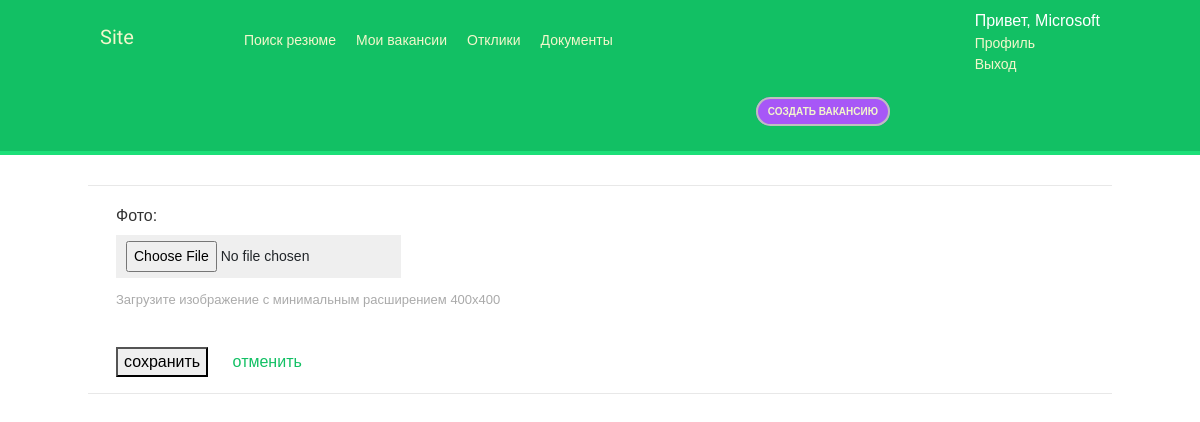
The page /profile_change_photo_new/ (signed in) on the database as committed earlier.
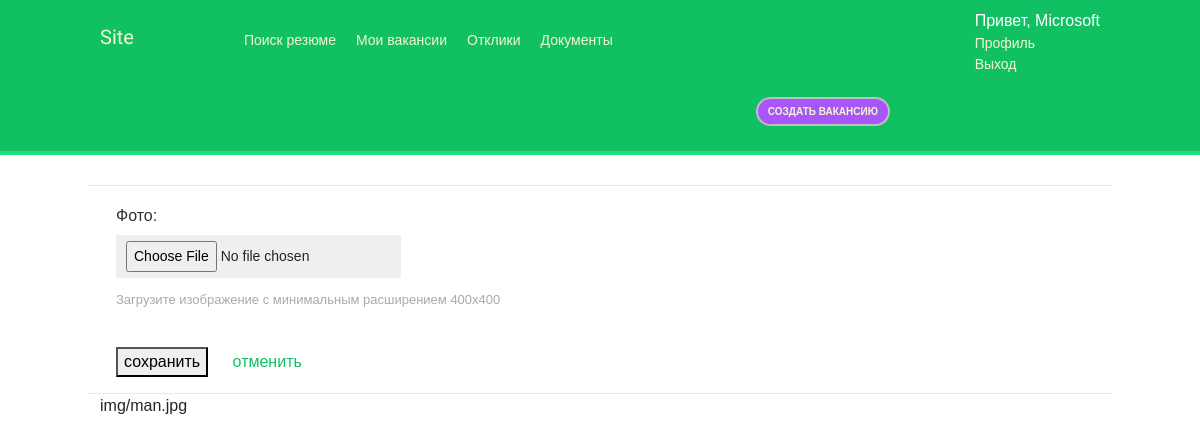
The same page on the database as committed later.
### main_site/models.py (models this page shows, shortened)
class Company(models.Model):
	user = models.OneToOneField(settings.AUTH_USER_MODEL,on_delete=models.CASCADE,related_name='companys', verbose_name='Пользователь')
	name = models.CharField('Название',max_length=200)
	address = models.CharField('Адрес',max_length=200)
	description = models.TextField('Описание')
	photo = models.ImageField('Фото',upload_to='img',blank=True)#upload_to
	phone = models.CharField('Телефон',max_length=12, default=' ')
	site_name = models.CharField('Сайт',max_length=200)
	class Meta:
		verbose_name = 'Профиль Компании'
		verbose_name_plural = 'Профили Компаний'

### main_site/views.py (the view)
# urls.py: path('profile_change_photo_new/',views.profile_change_photo_new, name='profile_change_photo_new'),
@login_required
def profile_change_photo_new(request):
	if request.method == "POST":
		form = ProfileChangePhotoFrom(request.POST, request.FILES)
		if form.is_valid():
			form.save()
			return redirect("success")
	else:
		form = ProfileChangePhotoFrom()
	p = Company.objects.last()
	return render(request, "main_site/profile/profile_change_username.html", {"form": form, "p": p})

### main_site/forms.py (shortened to what this page needs)
class ProfileChangePhotoFrom(ModelForm):
	MIN_RESOLUTION = (400,400)
	def __init__(self, *args, **kwargs):
		super().__init__(*args,**kwargs)
		self.fields['photo'].help_text = 'Загрузите изображение с минимальным расширением {}x{}'.format(self.MIN_RESOLUTION[0],self.MIN_RESOLUTION[1])
	class Meta:
		model = Company
		fields = ('photo',)

### main_site/templates/main_site/profile/profile_change_username.html (shortened to what this page needs)
{% extends 'base.html'%}
{% block content %}
<div class="row mb p-3 profile-info-change">
	<form action="", method="post">
		{{form.as_p}}
		<button class="button" type="submit">сохранить</button>
		<a   href="{% url 'profile' %}" class="cancel">отменить</a>
	</form>
</div>
<div>{{p.photo.name}}</div>
{% endblock %}

Rows that differ between the two databases and show on the page:
now on this page (row edited): Company: photo.name "img/man.jpg"
